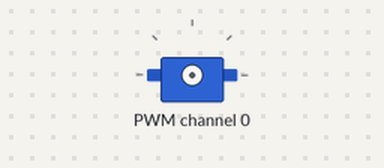
Recording of a program running on a simulated Raspberry Pi (BCM pin numbers). Parts: servo. Servo angles are drawn from the pulse width (0.5 ms = 0°, 2.5 ms = 180°).

Above: at 0.05 s.
At 2.05 s:
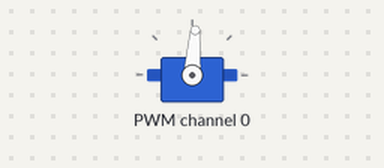
At 4.1 s:
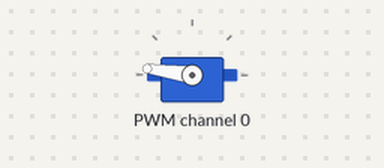
At 8.2 s:
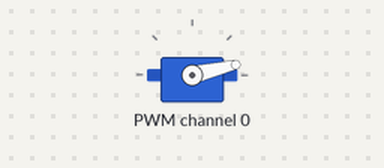
Timing chart, 0 to 11.0 s (numbered marks = the images above):
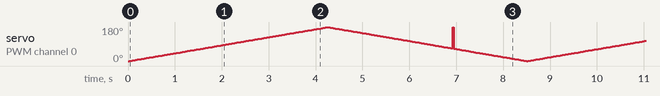

Measured:
- by itself, servo on PWM channel 0: moves between 0° and 180°, repeating every 8.5 s

The program:

PCA9685.py
```python
#!/usr/bin/python

import time
import math
import smbus

# ============================================================================
# Raspi PCA9685 16-Channel PWM Servo Driver
# ============================================================================

class PCA9685:

  # Registers/etc.
  __SUBADR1            = 0x02
  __SUBADR2            = 0x03
  __SUBADR3            = 0x04
  __MODE1              = 0x00
  __PRESCALE           = 0xFE
  __LED0_ON_L          = 0x06
  __LED0_ON_H          = 0x07
  __LED0_OFF_L         = 0x08
  __LED0_OFF_H         = 0x09
  __ALLLED_ON_L        = 0xFA
  __ALLLED_ON_H        = 0xFB
  __ALLLED_OFF_L       = 0xFC
  __ALLLED_OFF_H       = 0xFD

  def __init__(self, address=0x40, debug=False):
    self.bus = smbus.SMBus(1)
    self.address = address
    self.debug = debug
    self.write(self.__MODE1, 0x00)

  def write(self, reg, value):
    "Writes an 8-bit value to the specified register/address"
    self.bus.write_byte_data(self.address, reg, value)

  def read(self, reg):
    "Read an unsigned byte from the I2C device"
    result = self.bus.read_byte_data(self.address, reg)
    return result

  def setPWMFreq(self, freq):
    "Sets the PWM frequency"
    prescaleval = 25000000.0    # 25MHz
    prescaleval /= 4096.0       # 12-bit
    prescaleval /= float(freq)
    prescaleval -= 1.0
    prescale = math.floor(prescaleval + 0.5)


    oldmode = self.read(self.__MODE1)
    newmode = (oldmode & 0x7F) | 0x10        # sleep
    self.write(self.__MODE1, newmode)        # go to sleep
    self.write(self.__PRESCALE, int(math.floor(prescale)))
    self.write(self.__MODE1, oldmode)
    time.sleep(0.005)
    self.write(self.__MODE1, oldmode | 0x80)

  def setPWM(self, channel, on, off):
    "Sets a single PWM channel"
    self.write(self.__LED0_ON_L+4*channel, on & 0xFF)
    self.write(self.__LED0_ON_H+4*channel, on >> 8)
    self.write(self.__LED0_OFF_L+4*channel, off & 0xFF)
    self.write(self.__LED0_OFF_H+4*channel, off >> 8)

  def setMotorPwm(self,channel,duty):
    self.setPWM(channel,0,duty)

  def setServoPulse(self, channel, pulse):
    "Sets the Servo Pulse,The PWM frequency must be 50HZ"
    pulse = pulse*4096/20000        #PWM frequency is 50HZ,the period is 20000us
    self.setPWM(channel, 0, int(pulse))

if __name__=='__main__':

  pwm = PCA9685(0x40, debug=False)
  pwm.setPWMFreq(50)
  while True:
   # setServoPulse(2,2500)
    for i in range(500,2500,10):
      pwm.setServoPulse(0,i)
      time.sleep(0.02)

    for i in range(2500,500,-10):
      pwm.setServoPulse(0,i)
      time.sleep(0.02)
```
